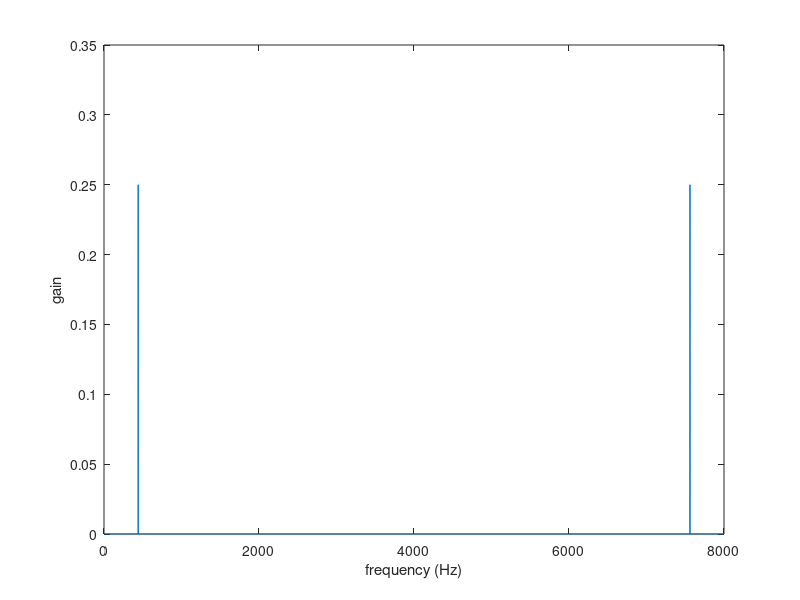

Reproduce this figure in MATLAB.

%%  fft of tone A.m
%
%   genrate a 440Hz tone
Fs = 8000; % sampling rate
A = 440; %tone frequency
t = (0:1/Fs:1-1/Fs);
  % we reduce the amplitude by 0.5 to avoid distotion.
y = 0.5*sin(2*pi*(A)*t+pi/4);
sound(y, Fs);
fy = fft(y);
plot(abs(fy)/8000);
xlabel('frequency (Hz)');
ylabel('gain');